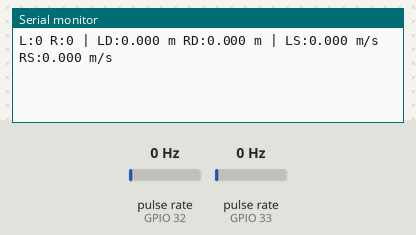
The sketch below on a simulated ESP32. Shown: the last lines printed to the serial monitor. Wiring (inferred from the names in the program): 2 × pulse sensor: data GPIO 32 / data GPIO 33. Inputs (shaded band) come from the test bench; at power-on: pulse rate (sensors on GPIO 32, GPIO 33) 0 Hz.

Above: at 1.2 s.
1.3 s: pulse rate (sensor on GPIO 32) set to 4 Hz
At 2.6 s:
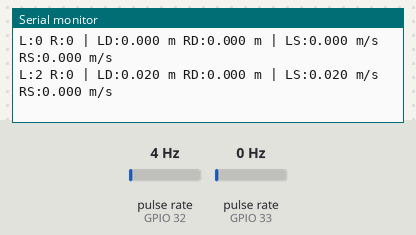
2.8 s: pulse rate (sensor on GPIO 33) set to 4 Hz
At 3.7 s:
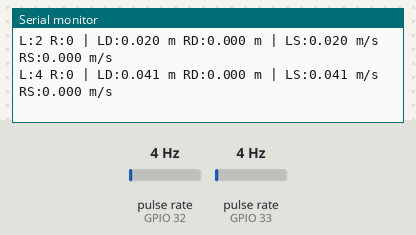
4.3 s: pulse rate (sensor on GPIO 32) set to 50 Hz
At 5.6 s:
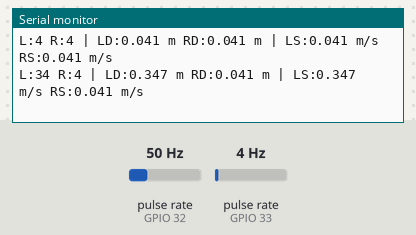
5.8 s: pulse rate (sensor on GPIO 33) set to 50 Hz
At 6.8 s:
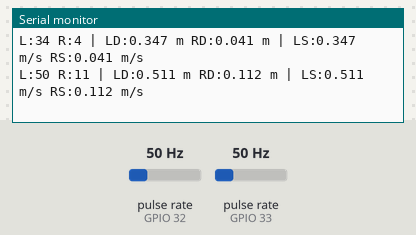
Timing chart, 0 to 8.3 s (numbered marks = the images above; inputs shaded):
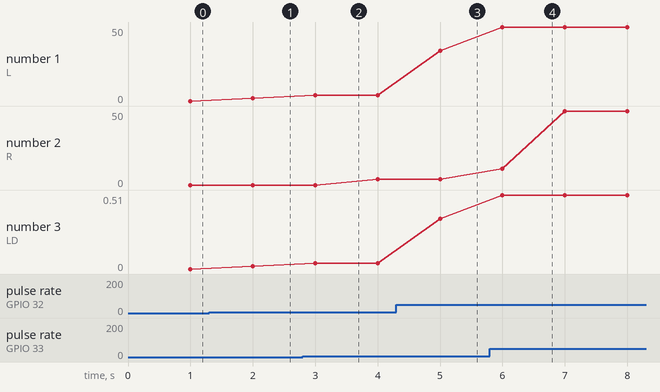

The sketch:

odom.ino
```cpp
// Pins for encoder sensors
#define LEFT_ENCODER 32
#define RIGHT_ENCODER 33

// Encoder parameters
#define SLOTS 20              // number of slots in the disc
#define WHEEL_DIAMETER 0.065  // wheel diameter in meters (example 67 mm)

volatile int leftPulses = 0;
volatile int rightPulses = 0;

unsigned long lastTime = 0;
float wheelCircumference = WHEEL_DIAMETER * 3.1416;

void IRAM_ATTR onLeftPulse() {
  leftPulses++;
}

void IRAM_ATTR onRightPulse() {
  rightPulses++;
}

void setup() {
  Serial.begin(115200);
  pinMode(LEFT_ENCODER, INPUT_PULLUP);
  pinMode(RIGHT_ENCODER, INPUT_PULLUP);

  attachInterrupt(digitalPinToInterrupt(LEFT_ENCODER), onLeftPulse, FALLING);
  attachInterrupt(digitalPinToInterrupt(RIGHT_ENCODER), onRightPulse, FALLING);

  lastTime = millis();
}

void loop() {
  unsigned long now = millis();

  if (now - lastTime >= 1000) { // every 1s
    noInterrupts();
    int leftCount = leftPulses;
    int rightCount = rightPulses;
    leftPulses = 0;
    rightPulses = 0;
    interrupts();

    // Calculate revolutions
    float leftRevs = (float)leftCount / SLOTS;
    float rightRevs = (float)rightCount / SLOTS;

    // Calculate distance
    float leftDist = leftRevs * wheelCircumference;
    float rightDist = rightRevs * wheelCircumference;

    // Calculate speed (m/s)
    float leftSpeed = leftDist / ((now - lastTime) / 1000.0);
    float rightSpeed = rightDist / ((now - lastTime) / 1000.0);

    // Print results
    Serial.printf("L:%d R:%d | LD:%.3f m RD:%.3f m | LS:%.3f m/s RS:%.3f m/s\n",
                  leftCount, rightCount,
                  leftDist, rightDist,
                  leftSpeed, rightSpeed);

    lastTime = now;
  }
}
```

Measured:
- after the input at 1.3 s, the serial monitor: prints a new line after 0.70 s (image 1)
- after the input at 4.3 s, the serial monitor: prints a new line after 0.70 s (image 3)
- after the input at 5.8 s, the serial monitor: prints a new line after 0.20 s (image 4)
- plotted number 1: 0 → 2 after the input at 1.3 s, 4 → 34 after the input at 4.3 s
- plotted number 3: 0 → 0.02 after the input at 1.3 s, 0.04 → 0.35 after the input at 4.3 s
